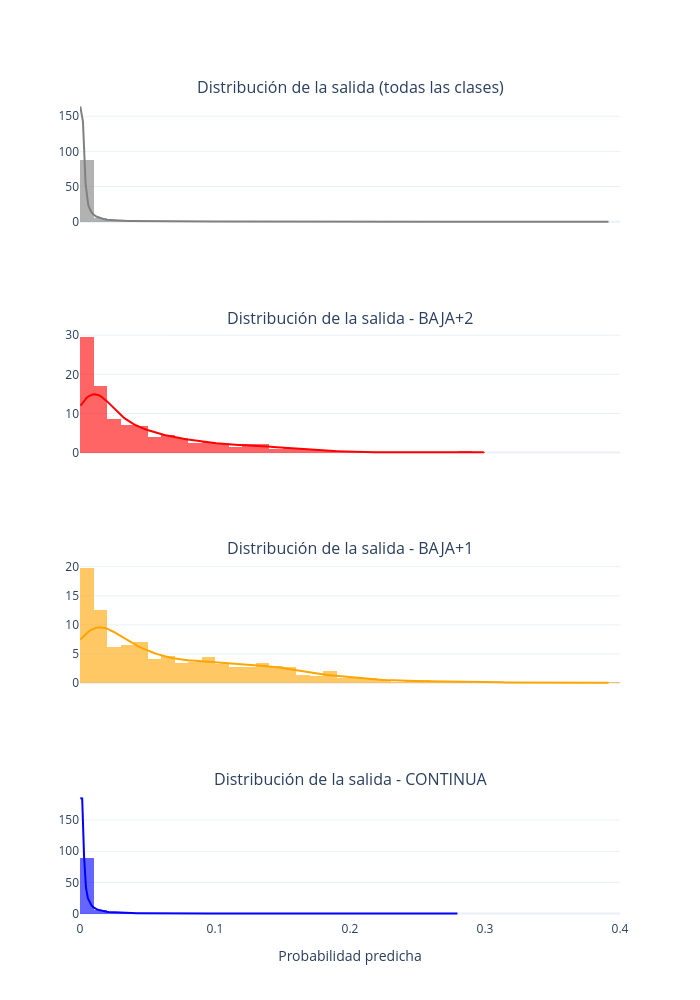

Notebook code for this chart:
### Markdown cell above
## Más métricas

Pasaremos a estudiar la salida de este modelo en particular, empezando estudiando las probabilidades que entrega para **Mayo**

### Code cell
grupos = [
    ('Distribución de la salida (todas las clases)', y_pred_my_model, 'gray'),
    ('Distribución de la salida - BAJA+2', y_pred_my_model[y_test_class.values == 'BAJA+2'], 'red'),
    ('Distribución de la salida - BAJA+1', y_pred_my_model[y_test_class.values == 'BAJA+1'], 'orange'),
    ('Distribución de la salida - CONTINUA', y_pred_my_model[y_test_class.values == 'CONTINUA'], 'blue'),
]

fig = make_subplots(rows=4, cols=1, shared_xaxes=True, subplot_titles=[g[0] for g in grupos])

for i, (titulo, datos, color) in enumerate(grupos, start=1):
    fig.add_trace(go.Histogram(
        x=datos, nbinsx=50, histnorm='probability density',
        marker_color=color, opacity=0.6, showlegend=False
    ), row=i, col=1)

    kde = gaussian_kde(datos)
    x_kde = np.linspace(datos.min(), datos.max(), 200)
    fig.add_trace(go.Scatter(
        x=x_kde, y=kde(x_kde), mode='lines',
        line=dict(color=color), showlegend=False
    ), row=i, col=1)

fig.update_layout(height=1000, width=700, template='plotly_white')
fig.update_xaxes(title_text='Probabilidad predicha', row=4, col=1)
fig.show()

### Figure 1 — Plotly figure (JSON) as saved in the notebook; plotly's stock layout.template omitted (floating-point values rounded to 4 significant figures; data arrays with more than 128 entries replaced by an {"elided": "..."} marker saying what was removed)
{"data": [{"histnorm": "probability density", "marker": {"color": "gray"}, "nbinsx": 50, "opacity": 0.6, "showlegend": false, "type": "histogram", "x": {"elided": "163768 float values"}, "xaxis": "x", "yaxis": "y"}, {"line": {"color": "gray"}, "mode": "lines", "showlegend": false, "type": "scatter", "x": {"elided": "200 float values"}, "xaxis": "x", "y": {"elided": "200 float values"}, "yaxis": "y"}, {"histnorm": "probability density", "marker": {"color": "red"}, "nbinsx": 50, "opacity": 0.6, "showlegend": false, "type": "histogram", "x": {"elided": "870 float values"}, "xaxis": "x2", "yaxis": "y2"}, {"line": {"color": "red"}, "mode": "lines", "showlegend": false, "type": "scatter", "x": {"elided": "200 float values"}, "xaxis": "x2", "y": {"elided": "200 float values"}, "yaxis": "y2"}, {"histnorm": "probability density", "marker": {"color": "orange"}, "nbinsx": 50, "opacity": 0.6, "showlegend": false, "type": "histogram", "x": {"elided": "1139 float values"}, "xaxis": "x3", "yaxis": "y3"}, {"line": {"color": "orange"}, "mode": "lines", "showlegend": false, "type": "scatter", "x": {"elided": "200 float values"}, "xaxis": "x3", "y": {"elided": "200 float values"}, "yaxis": "y3"}, {"histnorm": "probability density", "marker": {"color": "blue"}, "nbinsx": 50, "opacity": 0.6, "showlegend": false, "type": "histogram", "x": {"elided": "161759 float values"}, "xaxis": "x4", "yaxis": "y4"}, {"line": {"color": "blue"}, "mode": "lines", "showlegend": false, "type": "scatter", "x": {"elided": "200 float values"}, "xaxis": "x4", "y": {"elided": "200 float values"}, "yaxis": "y4"}], "layout": {"annotations": [{"font": {"size": 16}, "showarrow": false, "text": "Distribución de la salida (todas las clases)", "x": 0.5, "xanchor": "center", "xref": "paper", "y": 1, "yanchor": "bottom", "yref": "paper"}, {"font": {"size": 16}, "showarrow": false, "text": "Distribución de la salida - BAJA+2", "x": 0.5, "xanchor": "center", "xref": "paper", "y": 0.7188, "yanchor": "bottom", "yref": "paper"}, {"font": {"size": 16}, "showarrow": false, "text": "Distribución de la salida - BAJA+1", "x": 0.5, "xanchor": "center", "xref": "paper", "y": 0.4375, "yanchor": "bottom", "yref": "paper"}, {"font": {"size": 16}, "showarrow": false, "text": "Distribución de la salida - CONTINUA", "x": 0.5, "xanchor": "center", "xref": "paper", "y": 0.1562, "yanchor": "bottom", "yref": "paper"}], "height": 1000, "width": 700, "xaxis": {"anchor": "y", "domain": [0, 1], "matches": "x4", "showticklabels": false}, "xaxis2": {"anchor": "y2", "domain": [0, 1], "matches": "x4", "showticklabels": false}, "xaxis3": {"anchor": "y3", "domain": [0, 1], "matches": "x4", "showticklabels": false}, "xaxis4": {"anchor": "y4", "domain": [0, 1], "title": {"text": "Probabilidad predicha"}}, "yaxis": {"anchor": "x", "domain": [0.8438, 1]}, "yaxis2": {"anchor": "x2", "domain": [0.5625, 0.7188]}, "yaxis3": {"anchor": "x3", "domain": [0.2812, 0.4375]}, "yaxis4": {"anchor": "x4", "domain": [0, 0.1562]}}}
